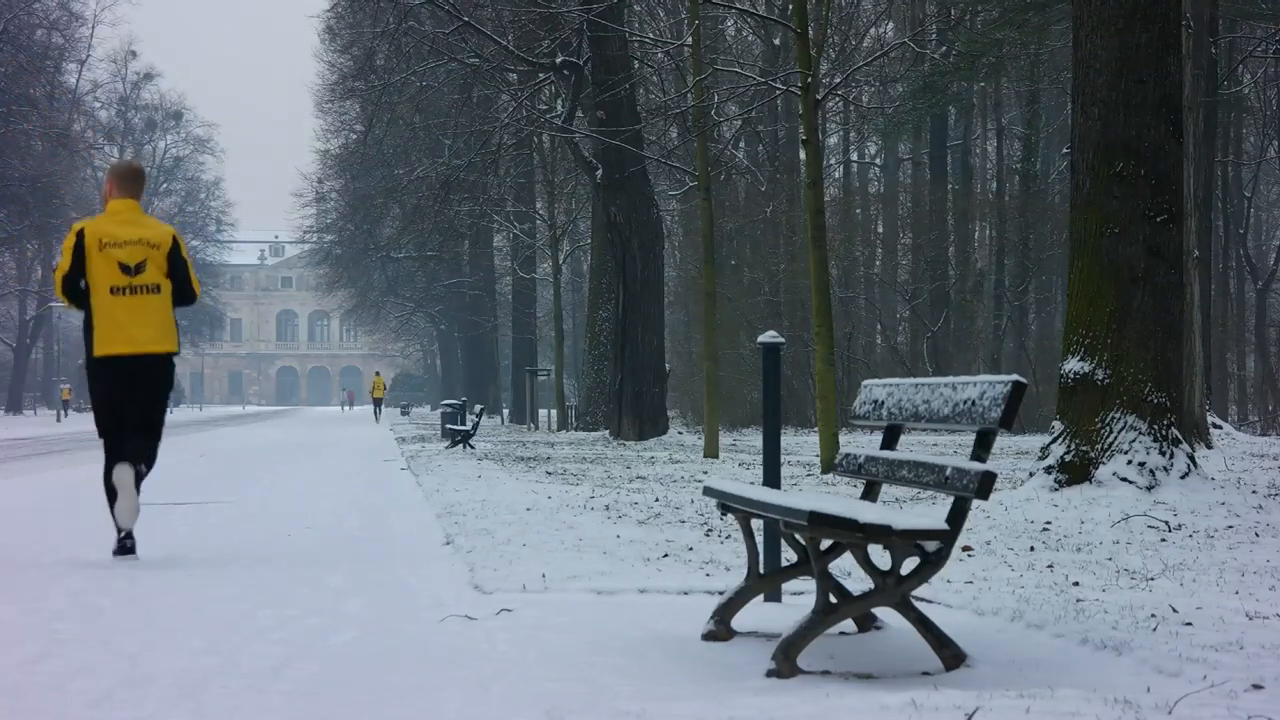
#> input picture frame 36 of runner.mp4, 1280 x 720 px
$ python motion_detection.py
#> lines starting #> are read from the running program, lines starting #| are printed output that depends on the picture; after the words box and inside, x2 and y2 are one past the last pixel; in counts of white or black regions, pixels touching at a corner belong together
import cv2

cap=cv2.VideoCapture("D:\opencv_udemy/18_motion_detection/runner.mp4")

ret,frame1=cap.read()
#> frame1 is the input picture: shape (720, 1280, 3); mean B, G, R 120, 111.5, 102.3
ret,frame2=cap.read()
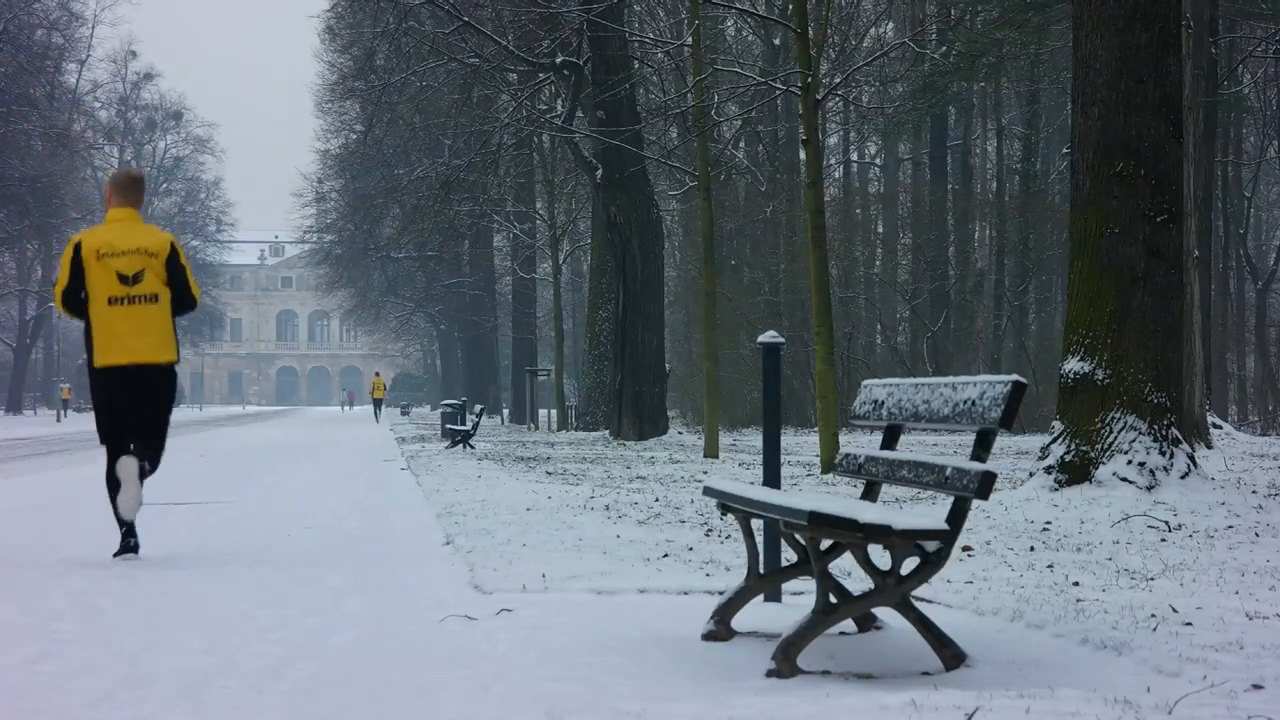
#> input picture frame 37 of runner.mp4, 1280 x 720 px
#> frame2 is the input picture: shape (720, 1280, 3); mean B, G, R 120.1, 111.6, 102.4
color=(0,255,0)
while 1:

    diff=cv2.absdiff(frame1,frame2)
    cv2.imshow("Diff",diff)

    gray=cv2.cvtColor(diff,cv2.COLOR_BGR2GRAY)
    blur=cv2.GaussianBlur(gray,(5,5),0)
    cv2.imshow("Blur",blur)

    _,tresh=cv2.threshold(blur,20,255,cv2.THRESH_BINARY)
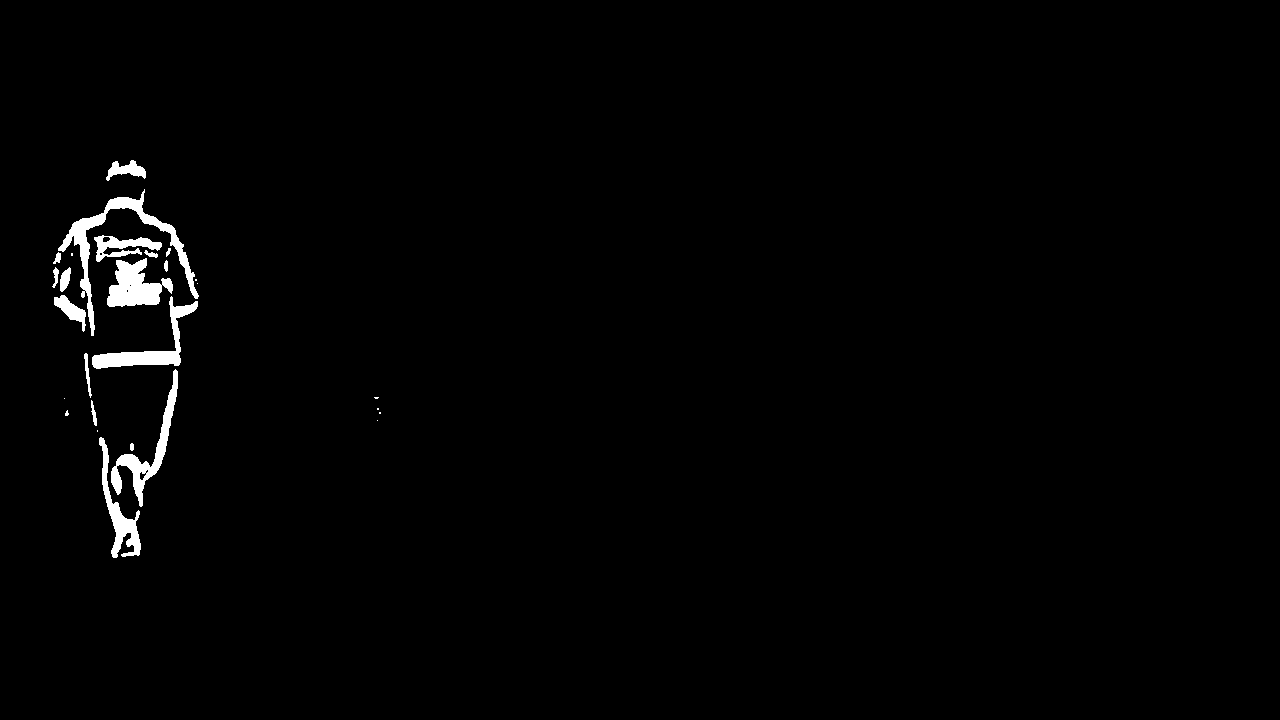
#> tresh: shape (720, 1280); 1.3% white; 27 white regions (10 under 20 px), largest, box (x1, y1, x2, y2) and area: (58, 189, 199, 336) 2515, (107, 258, 173, 307) 1858, (111, 369, 178, 507) 1756
    dilated=cv2.dilate(tresh,None,3)
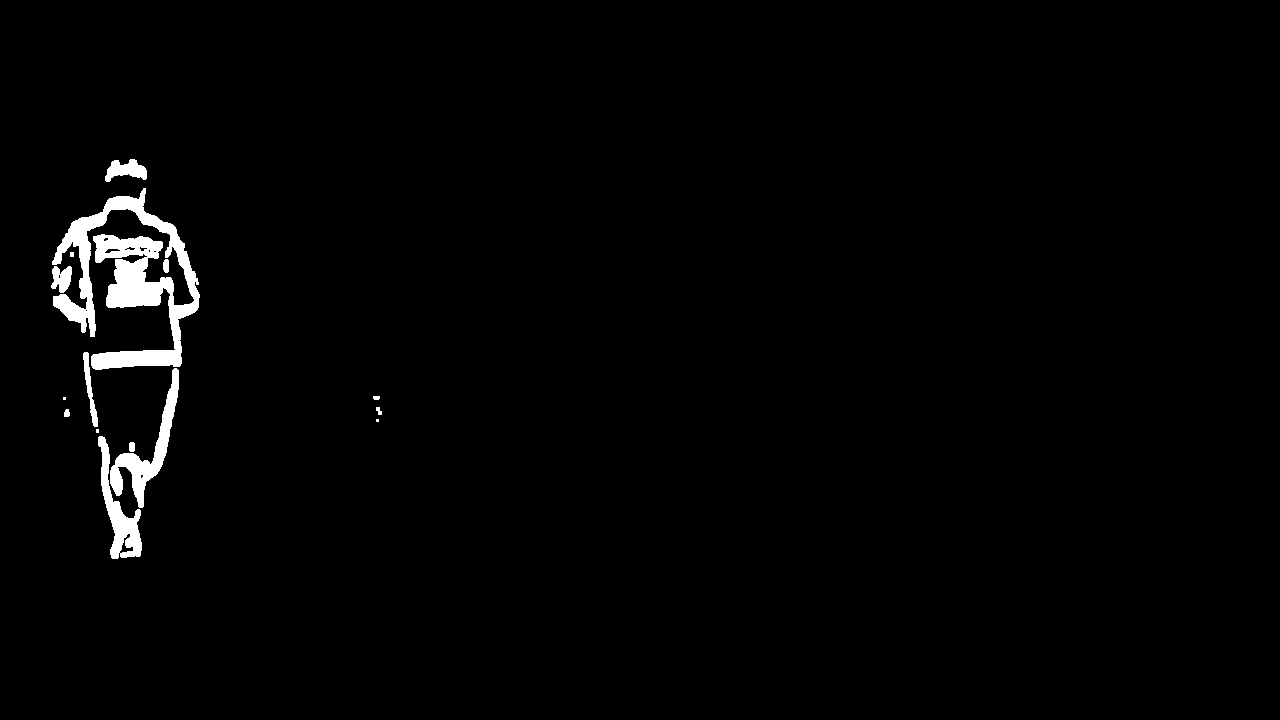
#> dilated: shape (720, 1280); 1.7% white; 15 white regions (3 under 20 px)
    cv2.imshow("Dilated",dilated)

    contours,_=cv2.findContours(dilated,cv2.RETR_TREE,cv2.CHAIN_APPROX_SIMPLE)
#> contours = 26 contours, 12 with area under 20; largest, box (x1, y1, x2, y2) and area: (52, 188, 200, 370) 9080, (110, 368, 179, 508) 2105, (98, 436, 142, 559) 1762, (105, 159, 147, 182) 514, (51, 266, 72, 293) 348
    cv2.drawContours(frame1,contours,-1,color,3)
#> frame1: shape (720, 1280, 3); 1.52% of pixels changed, all inside (x1, y1, x2, y2) = (49, 157, 384, 561)

    cv2.imshow("Video",frame1)
    frame1=frame2
    ret,frame2=cap.read()
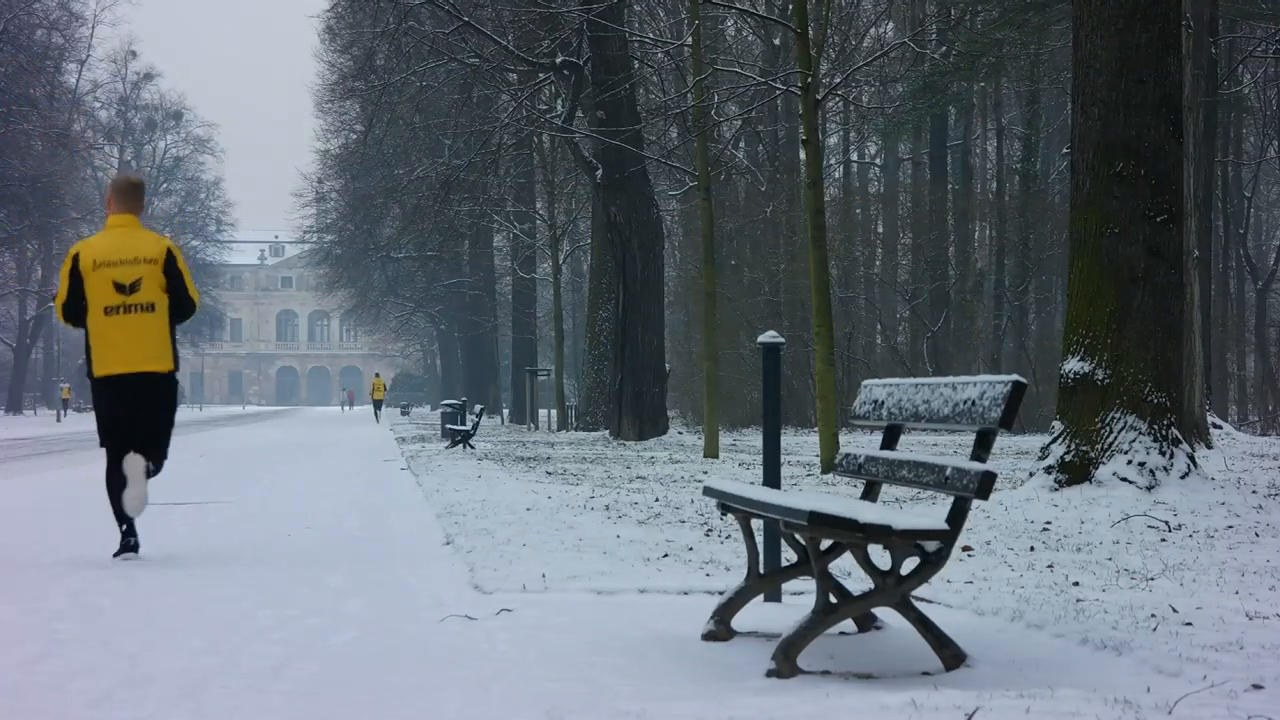
#> input picture frame 38 of runner.mp4, 1280 x 720 px
#> frame2 is the input picture: shape (720, 1280, 3); mean B, G, R 120.1, 111.6, 102.4


    if cv2.waitKey(30) & 0xFF==ord("q"):
#> (key q is pressed here)
        break

cap.release()
cv2.destroyAllWindows()

$ run again, starting later in the video
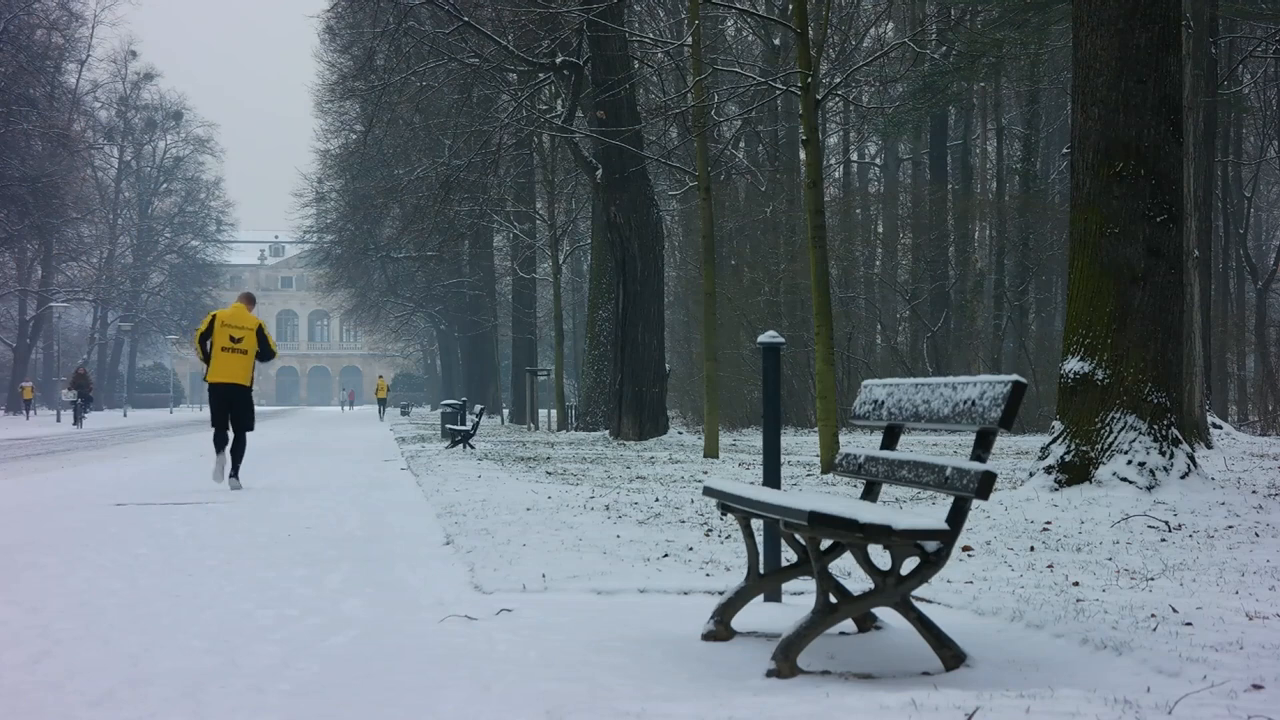
#> input picture frame 162 of runner.mp4, 1280 x 720 px
#> frame1 is the input picture: shape (720, 1280, 3); mean B, G, R 120.1, 112.4, 102.2
#> `_,tresh=cv2.threshold(blur,20,255,cv2.THRESH_BINARY)`:
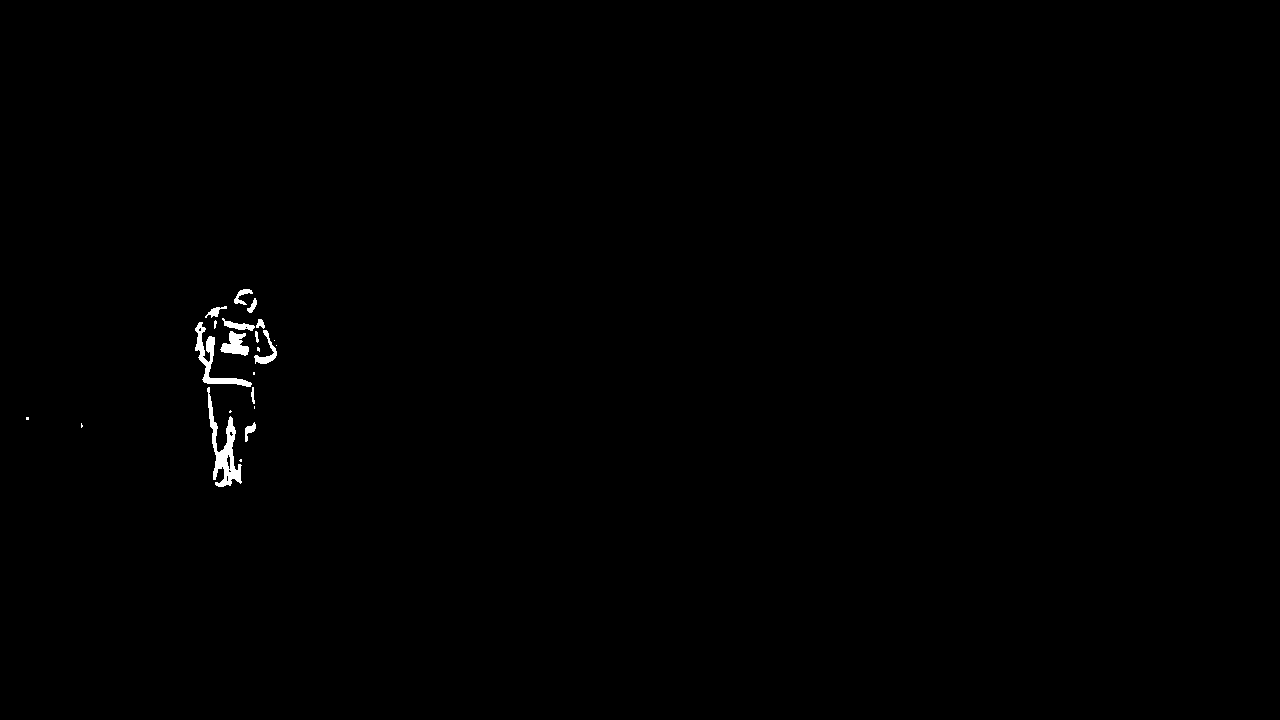
#> tresh: shape (720, 1280); 0.36% white; 22 white regions (10 under 20 px), largest, box (x1, y1, x2, y2) and area: (207, 387, 242, 487) 1144, (195, 322, 252, 387) 785, (220, 331, 249, 356) 410
#> dilated: shape (720, 1280); 0.56% white; 13 white regions
#> contours = 17 contours, 6 with area under 20; largest, box (x1, y1, x2, y2) and area: (206, 386, 243, 488) 1531, (219, 317, 278, 365) 1212, (194, 321, 256, 410) 1106, (233, 288, 254, 306) 186, (204, 305, 228, 319) 154
#> `cv2.drawContours(frame1,contours,-1,color,3)`:
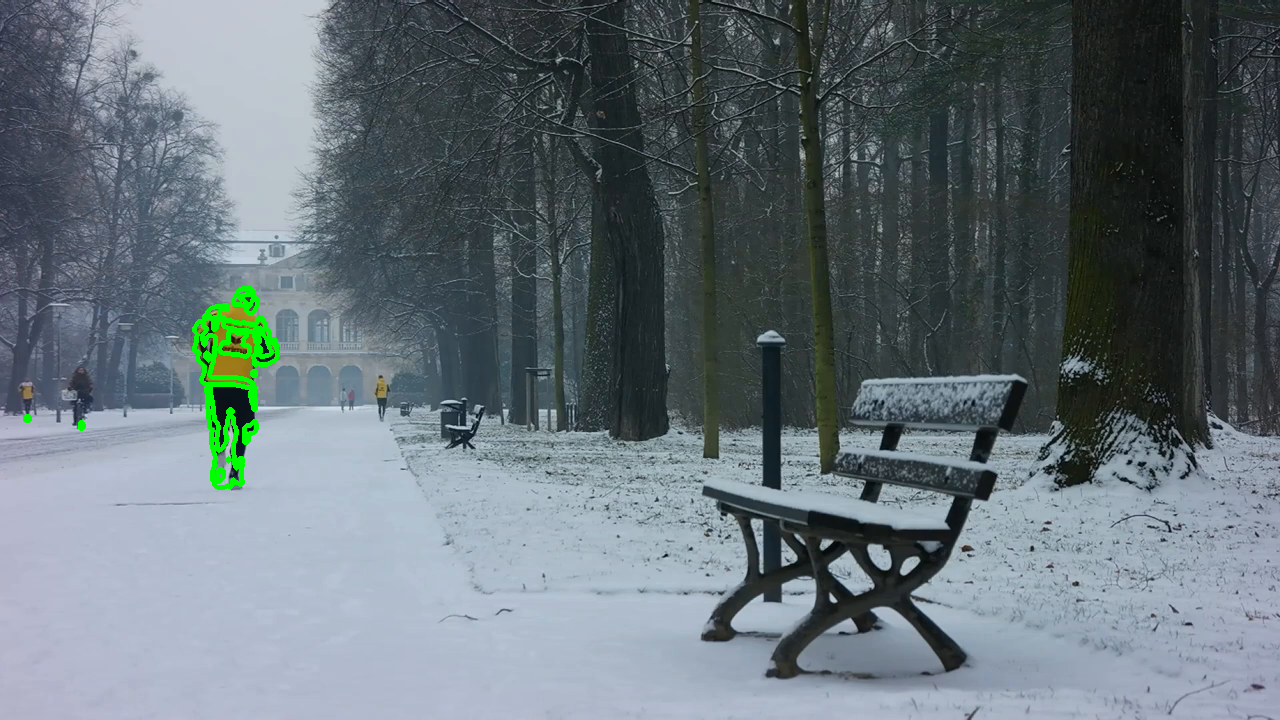
#> frame1: shape (720, 1280, 3); 0.68% of pixels changed, all inside (x1, y1, x2, y2) = (23, 286, 280, 490)
